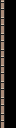

Rendered tile map (Tiled .tmx) drawn with the repository's tilesets; below, a short description and the full map source, tile grids included:
An orthogonal 1x8 tile map with 16x16 px tiles, 1 tile layer (Tile Layer 1).

<map version="1.9" tiledversion="1.9.1" orientation="orthogonal" renderorder="right-down" width="1" height="8" tilewidth="16" tileheight="16" infinite="0" nextlayerid="2" nextobjectid="1">
 <tileset firstgid="1" source="../0x72_DungeonTilesetII_v1.4.tsx" />
 <layer id="1" name="Tile Layer 1" width="1" height="8">
  <data encoding="csv">
258,
258,
258,
258,
258,
258,
258,
258
</data>
 </layer>
</map>
